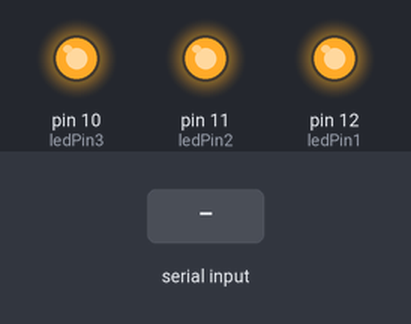
The sketch below on a simulated Arduino Uno, built with avr-gcc and run on an emulated ATmega328P. On the bench: output pins drawn as LEDs (lit = HIGH). Inputs (shaded band) come from the test bench.

Above: at 1.2 s.
1.3 s: "1" received over Serial
At 2.5 s:
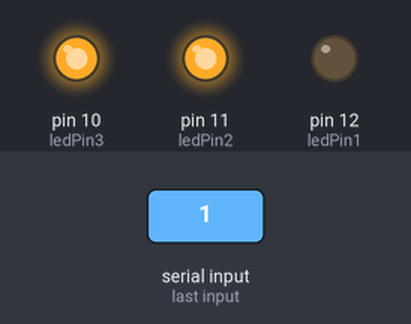
2.8 s: "2" received over Serial
At 3.6 s:
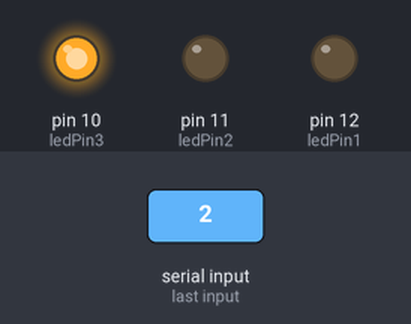
4.3 s: "3" received over Serial
At 4.7 s:
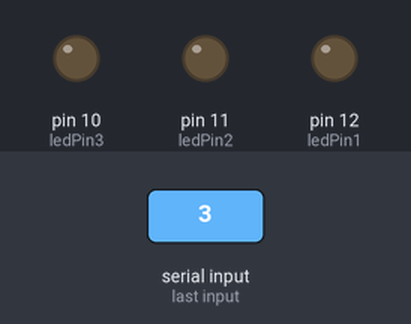
5.8 s: "1" received over Serial
At 7.0 s:
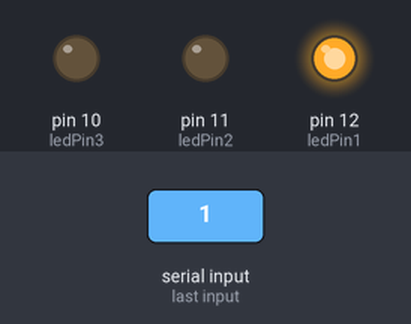
7.3 s: "2" received over Serial
At 8.2 s:
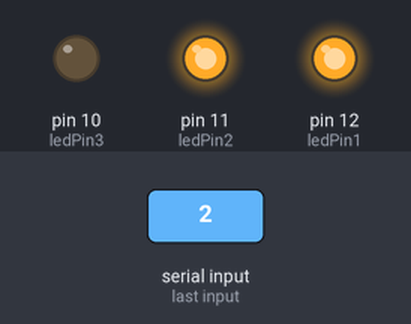
Timing chart, 0 to 9.8 s (numbered marks = the images above; inputs shaded):
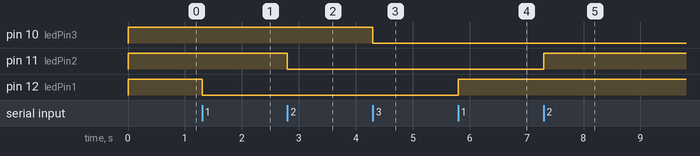

Measured:
- after the input at 1.3 s, pin 12 (ledPin1): HIGH → LOW at once
- after the input at 2.8 s, pin 11 (ledPin2): HIGH → LOW at once
- after the input at 4.3 s, pin 10 (ledPin3): HIGH → LOW at once
- after the input at 5.8 s, pin 12 (ledPin1): LOW → HIGH at once
- after the input at 7.3 s, pin 11 (ledPin2): LOW → HIGH at once

The sketch:

practica_17_arduino.ino
```cpp
int ledPin1 = 12;
int ledPin2 = 11;
int ledPin3 = 10;
int estado1 = HIGH;
int estado2 = HIGH;
int estado3 = HIGH;
int valor = 0;

void setup()
{
   Serial.begin(9600);
   pinMode(ledPin1, OUTPUT);
   pinMode(ledPin2, OUTPUT);
   pinMode(ledPin3, OUTPUT);
}

void loop()
{
   valor = Serial.read(); //lee el valor del puerto
   if(valor != -1)
   {
      switch(valor)
      {
         case'1':
            estado1 = !estado1;
            break;
         case'2':
            estado2 = !estado2;
            break;
         case'3':
            estado3 = !estado3;
           break;
      }
   }
  digitalWrite(ledPin1, estado1);
  digitalWrite(ledPin2, estado2);
  digitalWrite(ledPin3, estado3);
}
```
